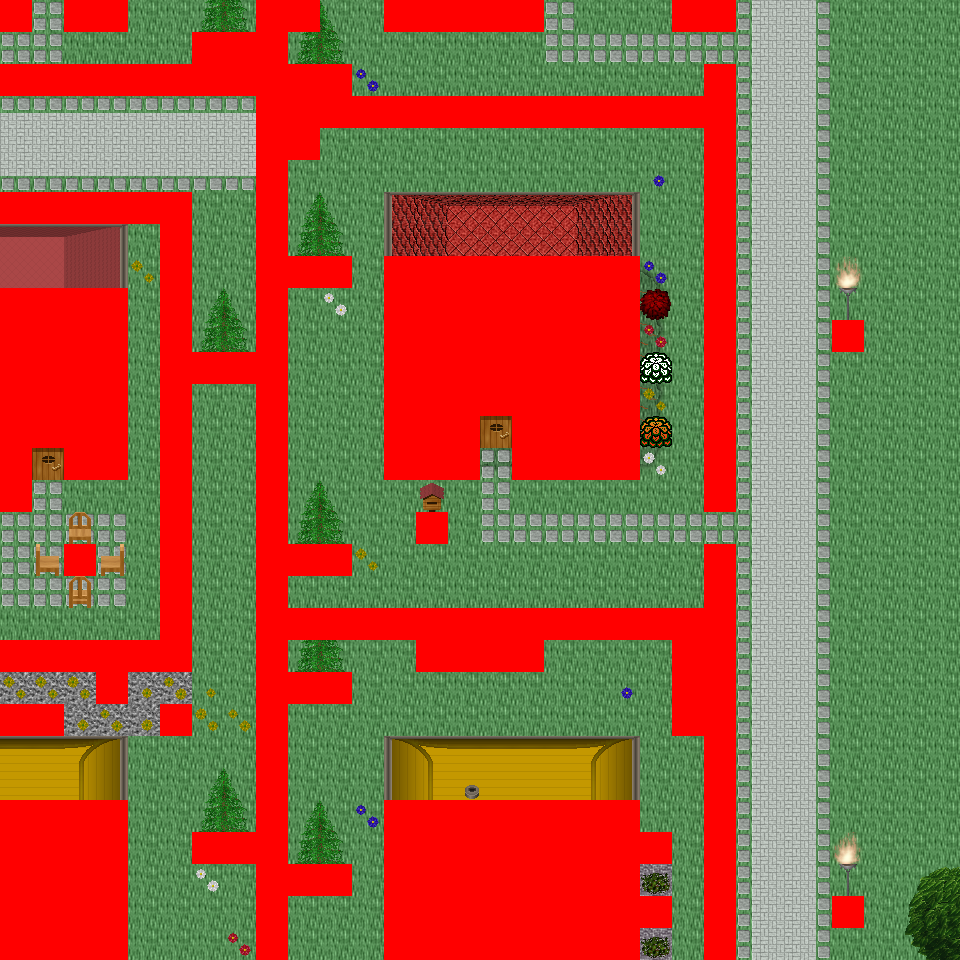

Rendered tile map (Tiled .tmx) drawn with the repository's tilesets; below, a short description and the map source with its tile grids summarised:
An orthogonal 30x30 tile map with 32x32 px tiles, 6 tile layers (Ground, Object, Object2, Above, ...), 60 tilesets and 15 objects (15x mapExit).

<map version="1.0" orientation="orthogonal" renderorder="right-down" width="30" height="30" tilewidth="32" tileheight="32" nextobjectid="16">
  <tileset firstgid="1" name="tileset_logic_collision" tilewidth="32" tileheight="32" tilecount="1" columns="1">
    <image source="../drawable/tileset_logic_collision.png" width="32" height="32" />
  </tileset>
  <tileset firstgid="2" name="tileset_building_decoration_orbpedestal" tilewidth="32" tileheight="32" tilecount="2" columns="1">
    <image source="../drawable/tileset_building_decoration_orbpedestal.png" width="32" height="64" />
  </tileset>
  <tileset firstgid="4" name="tileset_building_decoration_chimney" tilewidth="32" tileheight="32" tilecount="2" columns="1">
    <image source="../drawable/tileset_building_decoration_chimney.png" width="32" height="64" />
  </tileset>
  <tileset firstgid="6" name="tileset_item_statue_fairypool" tilewidth="32" tileheight="32" tilecount="16" columns="2">
    <image source="../drawable/tileset_item_statue_fairypool.png" width="64" height="256" />
  </tileset>
  <tileset firstgid="22" name="tileset_building_decoration_stone_details" tilewidth="32" tileheight="32" tilecount="4" columns="2">
    <image source="../drawable/tileset_building_decoration_stone_details.png" width="64" height="64" />
  </tileset>
  <tileset firstgid="26" name="tileset_building_door_closed" tilewidth="32" tileheight="32" tilecount="1" columns="1">
    <image source="../drawable/tileset_building_door_closed.png" width="32" height="32" />
  </tileset>
  <tileset firstgid="27" name="tileset_building_door_door" tilewidth="32" tileheight="32" tilecount="6" columns="3">
    <image source="../drawable/tileset_building_door_door.png" width="96" height="64" />
  </tileset>
  <tileset firstgid="33" name="tileset_building_fence_fence_chunky" tilewidth="32" tileheight="32" tilecount="21" columns="3">
    <image source="../drawable/tileset_building_fence_fence_chunky.png" width="96" height="224" />
  </tileset>
  <tileset firstgid="54" name="tileset_building_roof_blue" tilewidth="32" tileheight="32" tilecount="20" columns="5">
    <image source="../drawable/tileset_building_roof_blue.png" width="160" height="128" />
  </tileset>
  <tileset firstgid="74" name="tileset_building_roof_green" tilewidth="32" tileheight="32" tilecount="20" columns="5">
    <image source="../drawable/tileset_building_roof_green.png" width="160" height="128" />
  </tileset>
  <tileset firstgid="94" name="tileset_building_roof_red" tilewidth="32" tileheight="32" tilecount="20" columns="5">
    <image source="../drawable/tileset_building_roof_red.png" width="160" height="128" />
  </tileset>
  <tileset firstgid="114" name="tileset_building_roof_red2" tilewidth="32" tileheight="32" tilecount="20" columns="5">
    <image source="../drawable/tileset_building_roof_red2.png" width="160" height="128" />
  </tileset>
  <tileset firstgid="134" name="tileset_building_roof_roof_borders" tilewidth="32" tileheight="32" tilecount="9" columns="3">
    <image source="../drawable/tileset_building_roof_roof_borders.png" width="96" height="96" />
  </tileset>
  <tileset firstgid="143" name="tileset_building_roof_yellow" tilewidth="32" tileheight="32" tilecount="20" columns="5">
    <image source="../drawable/tileset_building_roof_yellow.png" width="160" height="128" />
  </tileset>
  <tileset firstgid="163" name="tileset_building_window_window_long" tilewidth="32" tileheight="32" tilecount="3" columns="3">
    <image source="../drawable/tileset_building_window_window_long.png" width="96" height="32" />
  </tileset>
  <tileset firstgid="166" name="tileset_ground_cobbled_paving" tilewidth="32" tileheight="32" tilecount="1" columns="1">
    <image source="../drawable/tileset_ground_cobbled_paving.png" width="32" height="32" />
  </tileset>
  <tileset firstgid="167" name="tileset_ground_gravel" tilewidth="32" tileheight="32" tilecount="1" columns="1">
    <image source="../drawable/tileset_ground_gravel.png" width="32" height="32" />
  </tileset>
  <tileset firstgid="168" name="tileset_ground_stone_floors" tilewidth="32" tileheight="32" tilecount="6" columns="3">
    <image source="../drawable/tileset_ground_stone_floors.png" width="96" height="64" />
  </tileset>
  <tileset firstgid="174" name="tileset_ground_ground" tilewidth="32" tileheight="32" tilecount="33" columns="3">
    <image source="../drawable/tileset_ground_ground.png" width="96" height="352" />
  </tileset>
  <tileset firstgid="207" name="tileset_plant_bush_various_small" tilewidth="32" tileheight="32" tilecount="9" columns="3">
    <image source="../drawable/tileset_plant_bush_various_small.png" width="96" height="96" />
  </tileset>
  <tileset firstgid="216" name="tileset_plant_flower_daisy_blue" tilewidth="32" tileheight="32" tilecount="8" columns="2">
    <image source="../drawable/tileset_plant_flower_daisy_blue.png" width="64" height="128" />
  </tileset>
  <tileset firstgid="224" name="tileset_plant_flower_daisy_red" tilewidth="32" tileheight="32" tilecount="8" columns="2">
    <image source="../drawable/tileset_plant_flower_daisy_red.png" width="64" height="128" />
  </tileset>
  <tileset firstgid="232" name="tileset_plant_flower_daisy_white" tilewidth="32" tileheight="32" tilecount="8" columns="2">
    <image source="../drawable/tileset_plant_flower_daisy_white.png" width="64" height="128" />
  </tileset>
  <tileset firstgid="240" name="tileset_plant_flower_daisy_yellow" tilewidth="32" tileheight="32" tilecount="8" columns="2">
    <image source="../drawable/tileset_plant_flower_daisy_yellow.png" width="64" height="128" />
  </tileset>
  <tileset firstgid="248" name="tileset_plant_tree_spruce" tilewidth="32" tileheight="32" tilecount="6" columns="2">
    <image source="../drawable/tileset_plant_tree_spruce.png" width="64" height="96" />
  </tileset>
  <tileset firstgid="254" name="tileset_item_pot_pot_purple" tilewidth="32" tileheight="32" tilecount="1" columns="1">
    <image source="../drawable/tileset_item_pot_pot_purple.png" width="32" height="32" />
  </tileset>
  <tileset firstgid="255" name="tileset_item_pot_pot_tall" tilewidth="32" tileheight="32" tilecount="2" columns="1">
    <image source="../drawable/tileset_item_pot_pot_tall.png" width="32" height="64" />
  </tileset>
  <tileset firstgid="257" name="tileset_item_pot_small_barrel" tilewidth="32" tileheight="32" tilecount="2" columns="1">
    <image source="../drawable/tileset_item_pot_small_barrel.png" width="32" height="64" />
  </tileset>
  <tileset firstgid="259" name="tileset_item_postbox" tilewidth="32" tileheight="32" tilecount="4" columns="2">
    <image source="../drawable/tileset_item_postbox.png" width="64" height="64" />
  </tileset>
  <tileset firstgid="263" name="tileset_furniture_chair_wooden_pale" tilewidth="32" tileheight="32" tilecount="4" columns="2">
    <image source="../drawable/tileset_furniture_chair_wooden_pale.png" width="64" height="64" />
  </tileset>
  <tileset firstgid="267" name="tileset_furniture_table_wooden" tilewidth="32" tileheight="32" tilecount="1" columns="1">
    <image source="../drawable/tileset_furniture_table_wooden.png" width="32" height="32" />
  </tileset>
  <tileset firstgid="268" name="tileset_furniture_table_brick_base" tilewidth="32" tileheight="32" tilecount="3" columns="3">
    <image source="../drawable/tileset_furniture_table_brick_base.png" width="96" height="32" />
  </tileset>
  <tileset firstgid="271" name="tileset_furniture_light_iron_lamp" tilewidth="32" tileheight="32" tilecount="3" columns="1">
    <image source="../drawable/tileset_furniture_light_iron_lamp.png" width="32" height="96" />
  </tileset>
  <tileset firstgid="274" name="tileset_furniture_light_flames" tilewidth="32" tileheight="32" tilecount="6" columns="6">
    <image source="../drawable/tileset_furniture_light_flames.png" width="192" height="32" />
  </tileset>
  <tileset firstgid="280" name="tileset_furniture_sink_dark_side_on" tilewidth="32" tileheight="32" tilecount="6" columns="3">
    <image source="../drawable/tileset_furniture_sink_dark_side_on.png" width="96" height="64" />
  </tileset>
  <tileset firstgid="286" name="tileset_ground_grass_corners" tilewidth="32" tileheight="32" tilecount="24" columns="6">
    <image source="../drawable/tileset_ground_grass_corners.png" width="192" height="128" />
  </tileset>
  <tileset firstgid="310" name="tileset_ground_grass_edges" tilewidth="32" tileheight="32" tilecount="36" columns="12">
    <image source="../drawable/tileset_ground_grass_edges.png" width="384" height="96" />
  </tileset>
  <tileset firstgid="346" name="tileset_plant_tree_tree_fluffy" tilewidth="32" tileheight="32" tilecount="12" columns="4">
    <image source="../drawable/tileset_plant_tree_tree_fluffy.png" width="128" height="96" />
  </tileset>
  <tileset firstgid="358" name="tileset_ground_water_dungeon_water" tilewidth="32" tileheight="32" tilecount="30" columns="3">
    <image source="../drawable/tileset_ground_water_dungeon_water.png" width="96" height="320" />
  </tileset>
  <tileset firstgid="388" name="tileset_furniture_table_wooden_rectangular" tilewidth="32" tileheight="32" tilecount="9" columns="3">
    <image source="../drawable/tileset_furniture_table_wooden_rectangular.png" width="96" height="96" />
  </tileset>
  <tileset firstgid="397" name="tileset_item_statue_metal_and_stone" tilewidth="32" tileheight="32" tilecount="6" columns="3">
    <image source="../drawable/tileset_item_statue_metal_and_stone.png" width="96" height="64" />
  </tileset>
  <tileset firstgid="403" name="tileset_ground_fire_fire" tilewidth="32" tileheight="32" tilecount="27" columns="3">
    <image source="../drawable/tileset_ground_fire_fire.png" width="96" height="288" />
  </tileset>
  <tileset firstgid="430" name="tileset_furniture_table_bench" tilewidth="32" tileheight="32" tilecount="3" columns="3">
    <image source="../drawable/tileset_furniture_table_bench.png" width="96" height="32" />
  </tileset>
  <tileset firstgid="433" name="tileset_plant_bush_hosta" tilewidth="32" tileheight="32" tilecount="9" columns="3">
    <image source="../drawable/tileset_plant_bush_hosta.png" width="96" height="96" />
  </tileset>
  <tileset firstgid="442" name="tileset_plant_tree_tree_green" tilewidth="32" tileheight="32" tilecount="88" columns="8">
    <image source="../drawable/tileset_plant_tree_tree_green.png" width="256" height="352" />
  </tileset>
  <tileset firstgid="530" name="tileset_item_sign_large" tilewidth="32" tileheight="32" tilecount="15" columns="5">
    <image source="../drawable/tileset_item_sign_large.png" width="160" height="96" />
  </tileset>
  <tileset firstgid="545" name="tileset_building_wall_wall_brown" tilewidth="32" tileheight="32" tilecount="12" columns="3">
    <image source="../drawable/tileset_building_wall_wall_brown.png" width="96" height="128" />
  </tileset>
  <tileset firstgid="557" name="tileset_ground_green_paving_4" tilewidth="32" tileheight="32" tilecount="3" columns="3">
    <image source="../drawable/tileset_ground_green_paving_4.png" width="96" height="32" />
  </tileset>
  <tileset firstgid="560" name="tileset_item_swing" tilewidth="32" tileheight="32" tilecount="4" columns="2">
    <image source="../drawable/tileset_item_swing.png" width="64" height="64" />
  </tileset>
  <tileset firstgid="564" name="tileset_item_fishrods" tilewidth="32" tileheight="32" tilecount="12" columns="4">
    <image source="../drawable/tileset_item_fishrods.png" width="128" height="96" />
  </tileset>
  <tileset firstgid="576" name="tileset_logic_creature_human_kalavan" tilewidth="32" tileheight="32" tilecount="5" columns="5">
    <image source="../drawable/tileset_logic_creature_human_kalavan.png" width="160" height="32" />
  </tileset>
  <tileset firstgid="581" name="tileset_logic_creature_animal" tilewidth="32" tileheight="32" tilecount="32" columns="8">
    <image source="../drawable/tileset_logic_creature_animal.png" width="256" height="128" />
  </tileset>
  <tileset firstgid="613" name="tileset_building_decoration_numbers" tilewidth="32" tileheight="32" tilecount="20" columns="2">
    <image source="../drawable/tileset_building_decoration_numbers.png" width="64" height="320" />
  </tileset>
  <tileset firstgid="633" name="tileset_ground_green_paving" tilewidth="32" tileheight="32" tilecount="18" columns="3">
    <image source="../drawable/tileset_ground_green_paving.png" width="96" height="192" />
  </tileset>
  <tileset firstgid="651" name="tileset_item_huge_orb" tilewidth="32" tileheight="32" tilecount="16" columns="2">
    <image source="../drawable/tileset_item_huge_orb.png" width="64" height="256" />
  </tileset>
  <tileset firstgid="667" name="tileset_light_light_5x5" tilewidth="32" tileheight="32" tilecount="25" columns="5">
    <image source="../drawable/tileset_light_light_5x5.png" width="160" height="160" />
  </tileset>
  <tileset firstgid="692" name="tileset_light_dim_light_5x5" tilewidth="32" tileheight="32" tilecount="25" columns="5">
    <image source="../drawable/tileset_light_dim_light_5x5.png" width="160" height="160" />
  </tileset>
  <tileset firstgid="717" name="tileset_item_firewood" tilewidth="32" tileheight="32" tilecount="12" columns="3">
    <image source="../drawable/tileset_item_firewood.png" width="96" height="128" />
  </tileset>
  <tileset firstgid="729" name="tileset_logic_creature_fowl" tilewidth="32" tileheight="32" tilecount="6" columns="6">
    <image source="../drawable/tileset_logic_creature_fowl.png" width="192" height="32" />
  </tileset>
  <tileset firstgid="735" name="tileset_logic_creature_human_imperial" tilewidth="32" tileheight="32" tilecount="16" columns="8">
    <image source="../drawable/tileset_logic_creature_human_imperial.png" width="256" height="64" />
  </tileset>
  <layer name="Ground" width="30" height="30">
    <data>[900 cells, 900 non-empty, 6 distinct tile ids]</data>
  </layer>
  <layer name="Object" width="30" height="30">
    <data>[900 cells, 355 non-empty, 46 distinct tile ids]</data>
  </layer>
  <layer name="Object2" width="30" height="30">
    <data>[900 cells, 71 non-empty, 30 distinct tile ids]</data>
  </layer>
  <layer name="Above" width="30" height="30">
    <data>[900 cells, 194 non-empty, 66 distinct tile ids]</data>
  </layer>
  <layer name="Above2" width="30" height="30">
    <data>[900 cells, 29 non-empty, 9 distinct tile ids]</data>
  </layer>
  <layer name="Walkable" width="30" height="30">
    <data>[900 cells, 299 non-empty, 1 distinct tile ids]</data>
  </layer>
  <objectgroup name="MapEvents">
    <object id="1" name="north" type="mapExit" x="32" y="0" width="32" height="32">
      <properties>
        <property name="map" value="level_0_x72_y146" />
        <property name="x" value="1" />
        <property name="y" value="28" />
      </properties>
    </object>
    <object id="2" name="north2" type="mapExit" x="128" y="0" width="128" height="32">
      <properties>
        <property name="map" value="level_0_x72_y146" />
        <property name="x" value="4" />
        <property name="y" value="28" />
      </properties>
    </object>
    <object id="3" name="north3" type="mapExit" x="320" y="0" width="64" height="32">
      <properties>
        <property name="map" value="level_0_x72_y146" />
        <property name="x" value="10" />
        <property name="y" value="28" />
      </properties>
    </object>
    <object id="4" name="north4" type="mapExit" x="544" y="0" width="128" height="32">
      <properties>
        <property name="map" value="level_0_x72_y146" />
        <property name="x" value="17" />
        <property name="y" value="28" />
      </properties>
    </object>
    <object id="5" name="north5" type="mapExit" x="736" y="0" width="224" height="32">
      <properties>
        <property name="map" value="level_0_x72_y146" />
        <property name="x" value="23" />
        <property name="y" value="28" />
      </properties>
    </object>
    <object id="6" name="south" type="mapExit" x="128" y="928" width="128" height="32">
      <properties>
        <property name="map" value="level_0_x72_y148" />
        <property name="x" value="4" />
        <property name="y" value="1" />
      </properties>
    </object>
    <object id="7" name="south2" type="mapExit" x="288" y="928" width="96" height="32">
      <properties>
        <property name="map" value="level_0_x72_y148" />
        <property name="x" value="9" />
        <property name="y" value="1" />
      </properties>
    </object>
    <object id="8" name="south3" type="mapExit" x="640" y="928" width="64" height="32">
      <properties>
        <property name="map" value="level_0_x72_y148" />
        <property name="x" value="20" />
        <property name="y" value="1" />
      </properties>
    </object>
    <object id="9" name="south4" type="mapExit" x="736" y="928" width="224" height="32">
      <properties>
        <property name="map" value="level_0_x72_y148" />
        <property name="x" value="23" />
        <property name="y" value="1" />
      </properties>
    </object>
    <object id="10" name="west" type="mapExit" x="0" y="32" width="32" height="32">
      <properties>
        <property name="map" value="level_0_x71_y147" />
        <property name="x" value="28" />
        <property name="y" value="1" />
      </properties>
    </object>
    <object id="11" name="west2" type="mapExit" x="0" y="96" width="32" height="96">
      <properties>
        <property name="map" value="level_0_x71_y147" />
        <property name="x" value="28" />
        <property name="y" value="3" />
      </properties>
    </object>
    <object id="12" name="west3" type="mapExit" x="0" y="224" width="32" height="64">
      <properties>
        <property name="map" value="level_0_x71_y147" />
        <property name="x" value="28" />
        <property name="y" value="7" />
      </properties>
    </object>
    <object id="13" name="west4" type="mapExit" x="0" y="512" width="32" height="128">
      <properties>
        <property name="map" value="level_0_x71_y147" />
        <property name="x" value="28" />
        <property name="y" value="16" />
      </properties>
    </object>
    <object id="14" name="west5" type="mapExit" x="0" y="672" width="32" height="32">
      <properties>
        <property name="map" value="level_0_x71_y147" />
        <property name="x" value="28" />
        <property name="y" value="21" />
      </properties>
    </object>
    <object id="15" name="west6" type="mapExit" x="0" y="736" width="32" height="64">
      <properties>
        <property name="map" value="level_0_x71_y147" />
        <property name="x" value="28" />
        <property name="y" value="23" />
      </properties>
    </object>
  </objectgroup>
</map>
